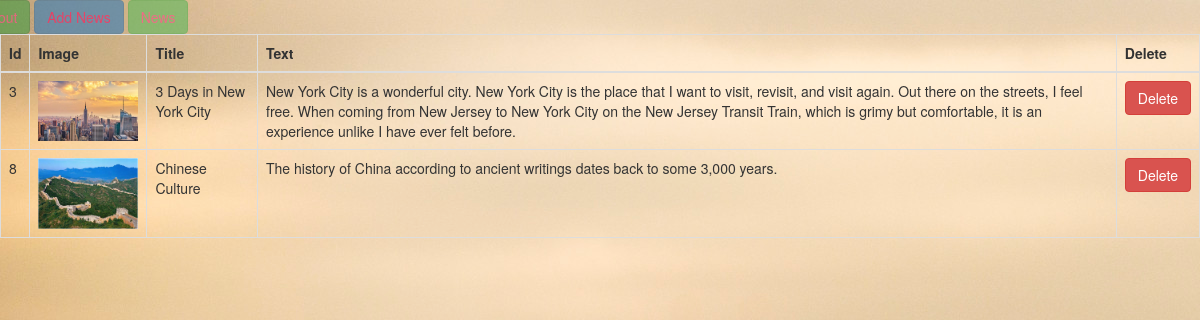
The app's page /project/adminNews.php (signed in) with its own data.
### tables this page shows
CREATE TABLE `news` (
  `id` int(11) NOT NULL,
  `title` text NOT NULL,
  `text` text NOT NULL,
  `img` text NOT NULL
);

### project/adminNews.php (the view, shortened to what this page needs)
<?php
	require_once("connection.php");
	$query = "SELECT * FROM news";
	$res = $con->query($query)
?>
<!DOCTYPE html>
<html>
<head>
	<link rel="stylesheet" type="text/css" href="css/bootstrap.min.css">
</head>
<body>
<center><a href="logout.php"><button class="btn btn-success" style="margin-left:-1050px;opacity: 0.6; cursor: not-allowed; color:#ff4081;">Logout</button></a>
<button type="button" class="btn btn-primary" data-toggle="modal" data-target="#myModal" class="btn btn-success" style="opacity: 0.6; cursor: not-allowed; color:#f50057">Add News</button>
<a href="adminNews.php"><button type="button" class="btn btn-success" style="color:#ff4081; opacity: 0.6; cursor: not-allowed;">News</button></a>
</center>
<table class="table table-bordered">
<thead>
  <tr>
    <th>Id</th>
    <th>Image</th>
    <th>Title</th>
    <th>Text</th>
    <th>Delete</th>
  </tr>
</thead>
<tbody>
<?php while($item = $res->fetch_assoc()){?>
	<tr><td><?=$item['id']?></td><td><img src="img/<?=$item['img']?>" style="width:100px;"></td><td><?=$item['title']?></td><td><?=$item['text']?></td><td><a href="deleteNews.php?id=<?=$item['id']?>"><button class="btn btn-danger">Delete</button></a></td></tr>
<?php } ?>
</tbody>
</table>
</body>
</html>

### project/adminNews.php (style rules this page uses)
body { background-image: url(img/pr1.jpg); }

### records on screen
news: id "3", img (picture), title "3 Days in New York City", text "New York City is a wonderful city. New York City is the place that I want to visit, revisit, and visit again. Out there on the streets, I feel free. When coming from New Jersey to New York City on the New Jersey Transit Train, which is grimy but comfortable, it is an experience unlike I have ever felt before."
news: id "8", img (picture), title "Chinese Culture", text "The history of China according to ancient writings dates back to some 3,000 years."
